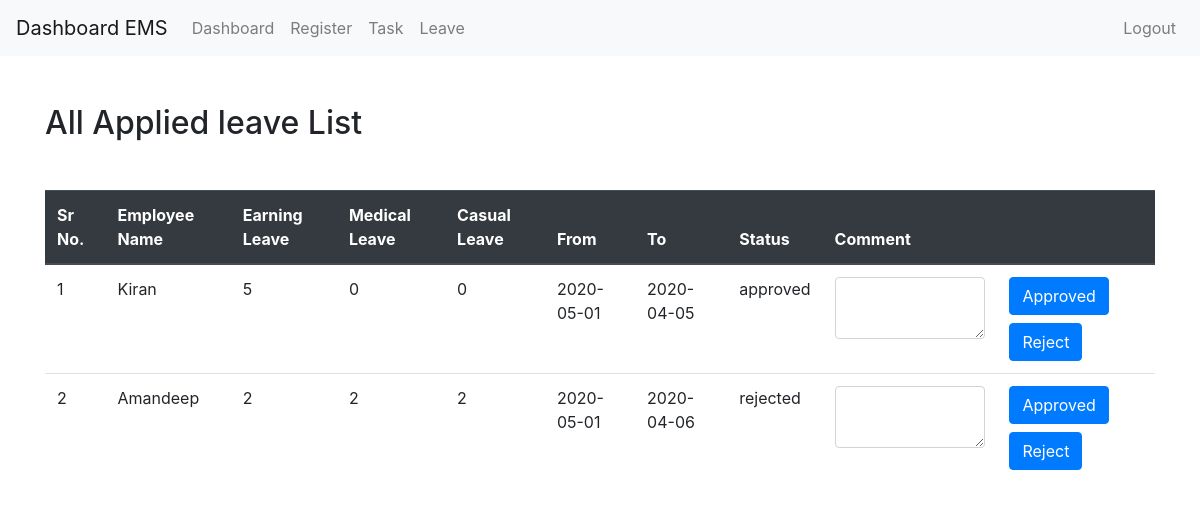
The page /admin/all-applied-leave.php (signed in) on the database its author committed.
### tables this page shows
CREATE TABLE `applied_leave` (
  `id` int(11) NOT NULL,
  `l_from` varchar(1000) NOT NULL,
  `l_to` varchar(1000) NOT NULL,
  `e_leave` int(255) NOT NULL,
  `m_leave` int(255) NOT NULL,
  `c_leave` int(11) NOT NULL,
  `apply_by` int(11) NOT NULL,
  `status` varchar(1000) NOT NULL,
  `comment` varchar(1000) NOT NULL,
  `apply_date` timestamp NOT NULL DEFAULT CURRENT_TIMESTAMP ON UPDATE CURRENT_TIMESTAMP
);

CREATE TABLE `users` (
  `user_id` int(255) NOT NULL,
  `name` varchar(1000) NOT NULL,
  `email` varchar(1000) NOT NULL,
  `password` varchar(1000) NOT NULL,
  `department` varchar(1000) NOT NULL,
  `role` varchar(100) NOT NULL,
  `created_on` timestamp NOT NULL DEFAULT CURRENT_TIMESTAMP ON UPDATE CURRENT_TIMESTAMP
);

### admin/all-applied-leave.php (the view, shortened to what this page needs)
<?php
include '../auth/auth.php';
include 'header.php';
?>
<div class="admin-dashboard">
	<div class="container">
		<h2 class="mt-5 mb-5">All Applied leave List</h2>
		<table class="table">
			<thead class="thead-dark">
				<tr>
					<th scope="col">Sr No.</th>
					<th scope="col">Employee Name</th>
					<th scope="col">Earning Leave</th>
					<th scope="col">Medical Leave</th>
					<th scope="col">Casual Leave</th>
					<th scope="col">From</th>
					<th scope="col">To</th>
					<th scope="col">Status</th>
					<th scope="col">Comment</th>
					<th scope="col"></th>
				</tr>
			</thead>
			<tbody>
				<?php
				$i = 1;
				$query= "Select * from `applied_leave` t1 join 	`users` t2 on t1.apply_by=t2.user_id";
				$res= mysqli_query($conn, $query);
				$count= mysqli_num_rows($res);
				if($count>0){
					while ( $row= mysqli_fetch_array($res)) {
						?>
						<tr>
							<td><?php echo $i; ?></td>
							<td><?php echo $row['name']; ?></td>
							<td><?php echo $row['e_leave']; ?></td>
							<td><?php echo $row['m_leave']; ?></td>
							<td><?php echo $row['c_leave']; ?></td>
							<td><?php echo $row['l_from']; ?></td>
							<td><?php echo $row['l_to']; ?></td>
							<td><?php echo $row['status']; ?></td>
							<td>
								<form mathod="post" action="">
									<textarea class="form-control" name="comment"></textarea>
							</td>
							<td>
								<input type="submit" name="approved" class="btn btn-primary mb-2" value="Approved">
								<input type="submit" name="rejected" class="btn btn-primary"  value="Reject">
							</td>
						</tr>
						<?php
						$i++;
					}
				}else{
					echo "No record found";
				} ?>
			</tbody>
		</table>
	</div>
</div>
<?php
include '../footer.php';
?>

### rows shown on the page
applied_leave: users.name "Kiran", e_leave "5", m_leave "0", c_leave "0", l_from "2020-05-01", l_to "2020-04-05", status "approved"
applied_leave: users.name "Amandeep", e_leave "2", m_leave "2", c_leave "2", l_from "2020-05-01", l_to "2020-04-06", status "rejected"
